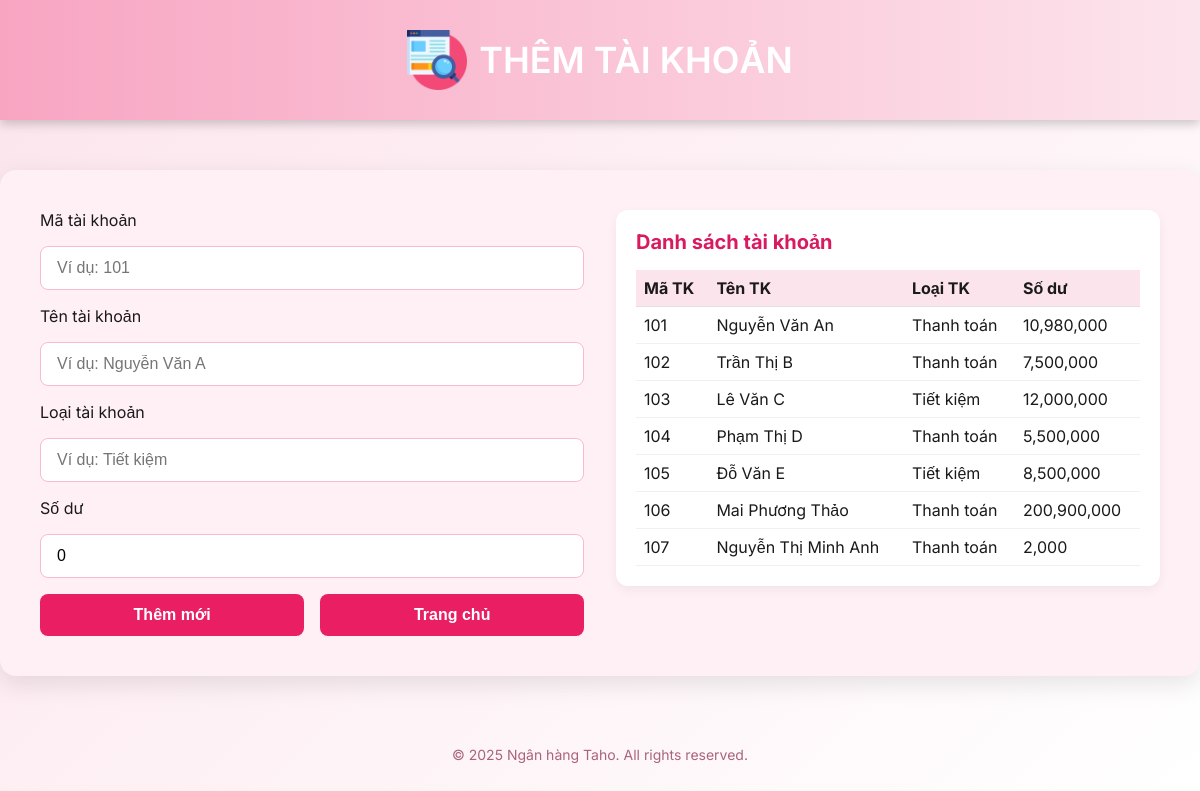
Screenshot of /them_taikhoan with the database file from the repository.
### tables this page shows
CREATE TABLE TaiKhoan (
            ID INTEGER PRIMARY KEY AUTOINCREMENT,
            MaTK INTEGER UNIQUE NOT NULL,
            TenTK TEXT,
            LoaiTK TEXT,
            SoDu REAL
        );

### app.py (the view, shortened to what this page needs)
@app.route("/them_taikhoan", methods=["GET", "POST"])
def them_taikhoan():
    message = ""
    tai_khoan = None
    ma_tk = ten_tk = loai_tk = ""
    so_du = 0
    conn = get_db_connection()
    cursor = conn.cursor()
    cursor.execute("SELECT * FROM TaiKhoan")
    ds_tai_khoan = cursor.fetchall()
    conn.close()
    return render_template("them_taikhoan.html", message=message, tai_khoan=tai_khoan, ds_tai_khoan=ds_tai_khoan)

### app.py (called while the page is built)
def get_db_connection():
    conn = sqlite3.connect('banking.db')
    conn.row_factory = sqlite3.Row
    return conn

### templates/them_taikhoan.html (shortened to what this page needs)
<!DOCTYPE html>
<html lang="vi">
<head>
</head>
<body>
    <header>
        <img src="/static/images/search.png" alt="Tài khoản Icon" style="width: 60px; height: 60px; margin-right: 12px;">
        <h1>THÊM TÀI KHOẢN</h1>
    </header>
    <main>
        <section style="flex: 1; min-width: 280px;">
            <form method="post" novalidate>
                <label for="MaTK">Mã tài khoản</label>
                <input type="text" name="MaTK" id="MaTK" required
                    value="{{ tai_khoan.MaTK if tai_khoan else '' }}" placeholder="Ví dụ: 101" autocomplete="off">
                <label for="TenTK">Tên tài khoản</label>
                <input type="text" name="TenTK" id="TenTK" required
                    value="{{ tai_khoan.TenTK if tai_khoan else '' }}" placeholder="Ví dụ: Nguyễn Văn A" autocomplete="off">
                <label for="LoaiTK">Loại tài khoản</label>
                <input type="text" name="LoaiTK" id="LoaiTK" required
                    value="{{ tai_khoan.LoaiTK if tai_khoan else '' }}" placeholder="Ví dụ: Tiết kiệm" autocomplete="off">
                <label for="SoDu">Số dư</label>
                <input type="number" name="SoDu" id="SoDu" min="10000" step="10000" required
                    value="{{ tai_khoan.SoDu if tai_khoan else 0 }}" placeholder="Ví dụ: 10000000" autocomplete="off">
                <div class="form-buttons">
                    <button type="submit">Thêm mới</button>
                    <button type="button" onclick="window.location.href='/'">Trang chủ</button>
                </div>
            </form>
        </section>
        <section style="flex: 2; min-width: 400px; background: #fff; padding: 20px; border-radius: 12px; box-shadow: 0 4px 12px rgba(0,0,0,0.05); max-height: 500px; overflow-y: auto;">
            <h2 style="font-size: 20px; margin-bottom: 16px; color: #d81b60;">Danh sách tài khoản</h2>
            <table style="width: 100%; border-collapse: collapse;">
                <thead>
                    <tr style="background: #fce4ec; text-align: left;">
                        <th style="padding: 8px; border-bottom: 1px solid #e0e0e0;">Mã TK</th>
                        <th style="padding: 8px; border-bottom: 1px solid #e0e0e0;">Tên TK</th>
                        <th style="padding: 8px; border-bottom: 1px solid #e0e0e0;">Loại TK</th>
                        <th style="padding: 8px; border-bottom: 1px solid #e0e0e0;">Số dư</th>
                    </tr>
                </thead>
                <tbody>
                    {% for tk in ds_tai_khoan %}
                    <tr>
                        <td style="padding: 8px; border-bottom: 1px solid #f0f0f0;">{{ tk.MaTK }}</td>
                        <td style="padding: 8px; border-bottom: 1px solid #f0f0f0;">{{ tk.TenTK }}</td>
                        <td style="padding: 8px; border-bottom: 1px solid #f0f0f0;">{{ tk.LoaiTK }}</td>
                        <td style="padding: 8px; border-bottom: 1px solid #f0f0f0;">{{ "{:,.0f}".format(tk.SoDu) }}</td>
                    </tr>
                    {% endfor %}
                </tbody>
            </table>
        </section>
    </main>
    <footer>
        &copy; 2025 Ngân hàng Taho. All rights reserved.
    </footer>
</body>
</html>

### templates/them_taikhoan.html (style rules this page uses)
* { margin: 0; padding: 0; box-sizing: border-box; }
body { font-family: 'Inter', sans-serif; background: linear-gradient(135deg, #fce4ec, #ffffff); min-height: 100vh; color: #1a1a1a; }
header { background: linear-gradient(to right, #f8a5c2, #fce4ec); padding: 30px 20px; text-align: center; color: #fff; box-shadow: 0 4px 10px rgba(0,0,0,0.2); margin-bottom: 20px; display: flex; align-items: center; justify-content: center; }
header h1 { font-size: 36px; font-weight: 600; }
main { max-width: 600px; margin: 50px auto; background: #fff0f5; border-radius: 16px; padding: 40px; box-shadow: 0 8px 24px rgba(0,0,0,0.1); display: grid; grid-template-columns: 1fr 1fr; gap: 32px; max-width: 1600px; margin: 50px auto; align-items: flex-start; }
form { display: flex; flex-direction: column; gap: 16px; }
input[type="text"], input[type="number"] { padding: 12px 16px; font-size: 16px; border-radius: 8px; border: 1px solid #f8bbd0; }
button { padding: 12px; font-size: 16px; background: #e91e63; color: #fff; border: none; border-radius: 8px; cursor: pointer; font-weight: 600; transition: background 0.3s; }
.form-buttons { display: flex; justify-content: space-between; gap: 16px; width: 100%; }
.form-buttons button { flex-grow: 1; }
footer { text-align: center; padding: 20px; font-size: 14px; color: #aa647b; }

### rows the page displays
TaiKhoan: MaTK "101", TenTK "Nguyễn Văn An", LoaiTK "Thanh toán", SoDu "10,980,000"
TaiKhoan: MaTK "102", TenTK "Trần Thị B", LoaiTK "Thanh toán", SoDu "7,500,000"
TaiKhoan: MaTK "103", TenTK "Lê Văn C", LoaiTK "Tiết kiệm", SoDu "12,000,000"
TaiKhoan: MaTK "104", TenTK "Phạm Thị D", LoaiTK "Thanh toán", SoDu "5,500,000"
TaiKhoan: MaTK "105", TenTK "Đỗ Văn E", LoaiTK "Tiết kiệm", SoDu "8,500,000"
TaiKhoan: MaTK "106", TenTK "Mai Phương Thảo", LoaiTK "Thanh toán", SoDu "200,900,000"
TaiKhoan: MaTK "107", TenTK "Nguyễn Thị Minh Anh", LoaiTK "Thanh toán", SoDu "2,000"
